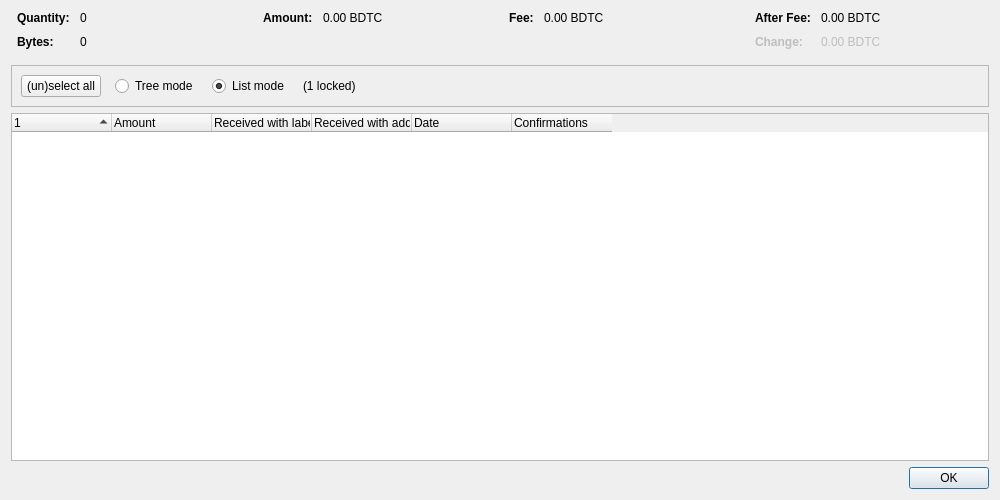
<?xml version="1.0" encoding="UTF-8"?>
<ui version="4.0">
 <class>CoinControlDialog</class>
 <widget class="QDialog" name="CoinControlDialog">
  <property name="geometry">
   <rect>
    <x>0</x>
    <y>0</y>
    <width>1000</width>
    <height>500</height>
   </rect>
  </property>
  <property name="windowTitle">
   <string>Coin Selection</string>
  </property>
  <layout class="QVBoxLayout" name="verticalLayout">
   <item>
    <layout class="QHBoxLayout" name="horizontalLayoutTop" stretch="0,0,0,0">
     <property name="topMargin">
      <number>0</number>
     </property>
     <property name="bottomMargin">
      <number>10</number>
     </property>
     <item>
      <layout class="QFormLayout" name="formLayoutCoinControl1">
       <property name="labelAlignment">
        <set>Qt::AlignLeft|Qt::AlignVCenter</set>
       </property>
       <property name="horizontalSpacing">
        <number>10</number>
       </property>
       <property name="verticalSpacing">
        <number>10</number>
       </property>
       <property name="leftMargin">
        <number>6</number>
       </property>
       <property name="rightMargin">
        <number>6</number>
       </property>
       <item row="0" column="0">
        <widget class="QLabel" name="labelCoinControlQuantityText">
         <property name="font">
          <font>
           <weight>75</weight>
           <bold>true</bold>
          </font>
         </property>
         <property name="text">
          <string>Quantity:</string>
         </property>
        </widget>
       </item>
       <item row="0" column="1">
        <widget class="QLabel" name="labelCoinControlQuantity">
         <property name="cursor">
          <cursorShape>IBeamCursor</cursorShape>
         </property>
         <property name="contextMenuPolicy">
          <enum>Qt::ActionsContextMenu</enum>
         </property>
         <property name="text">
          <string notr="true">0</string>
         </property>
         <property name="textInteractionFlags">
          <set>Qt::LinksAccessibleByMouse|Qt::TextSelectableByKeyboard|Qt::TextSelectableByMouse</set>
         </property>
        </widget>
       </item>
       <item row="1" column="0">
        <widget class="QLabel" name="labelCoinControlBytesText">
         <property name="font">
          <font>
           <weight>75</weight>
           <bold>true</bold>
          </font>
         </property>
         <property name="text">
          <string>Bytes:</string>
         </property>
        </widget>
       </item>
       <item row="1" column="1">
        <widget class="QLabel" name="labelCoinControlBytes">
         <property name="cursor">
          <cursorShape>IBeamCursor</cursorShape>
         </property>
         <property name="contextMenuPolicy">
          <enum>Qt::ActionsContextMenu</enum>
         </property>
         <property name="text">
          <string notr="true">0</string>
         </property>
         <property name="textInteractionFlags">
          <set>Qt::LinksAccessibleByMouse|Qt::TextSelectableByKeyboard|Qt::TextSelectableByMouse</set>
         </property>
        </widget>
       </item>
      </layout>
     </item>
     <item>
      <layout class="QFormLayout" name="formLayoutCoinControl2">
       <property name="horizontalSpacing">
        <number>10</number>
       </property>
       <property name="verticalSpacing">
        <number>10</number>
       </property>
       <property name="leftMargin">
        <number>6</number>
       </property>
       <property name="rightMargin">
        <number>6</number>
       </property>
       <item row="0" column="0">
        <widget class="QLabel" name="labelCoinControlAmountText">
         <property name="font">
          <font>
           <weight>75</weight>
           <bold>true</bold>
          </font>
         </property>
         <property name="text">
          <string>Amount:</string>
         </property>
        </widget>
       </item>
       <item row="0" column="1">
        <widget class="QLabel" name="labelCoinControlAmount">
         <property name="cursor">
          <cursorShape>IBeamCursor</cursorShape>
         </property>
         <property name="contextMenuPolicy">
          <enum>Qt::ActionsContextMenu</enum>
         </property>
         <property name="text">
          <string notr="true">0.00 BDTC</string>
         </property>
         <property name="textInteractionFlags">
          <set>Qt::LinksAccessibleByMouse|Qt::TextSelectableByKeyboard|Qt::TextSelectableByMouse</set>
         </property>
        </widget>
       </item>
      </layout>
     </item>
     <item>
      <layout class="QFormLayout" name="formLayoutCoinControl3">
       <property name="horizontalSpacing">
        <number>10</number>
       </property>
       <property name="verticalSpacing">
        <number>10</number>
       </property>
       <property name="leftMargin">
        <number>6</number>
       </property>
       <property name="rightMargin">
        <number>6</number>
       </property>
       <item row="0" column="0">
        <widget class="QLabel" name="labelCoinControlFeeText">
         <property name="font">
          <font>
           <weight>75</weight>
           <bold>true</bold>
          </font>
         </property>
         <property name="text">
          <string>Fee:</string>
         </property>
        </widget>
       </item>
       <item row="0" column="1">
        <widget class="QLabel" name="labelCoinControlFee">
         <property name="cursor">
          <cursorShape>IBeamCursor</cursorShape>
         </property>
         <property name="contextMenuPolicy">
          <enum>Qt::ActionsContextMenu</enum>
         </property>
         <property name="text">
          <string notr="true">0.00 BDTC</string>
         </property>
         <property name="textInteractionFlags">
          <set>Qt::LinksAccessibleByMouse|Qt::TextSelectableByKeyboard|Qt::TextSelectableByMouse</set>
         </property>
        </widget>
       </item>
      </layout>
     </item>
     <item>
      <layout class="QFormLayout" name="formLayoutCoinControl4">
       <property name="labelAlignment">
        <set>Qt::AlignLeft|Qt::AlignVCenter</set>
       </property>
       <property name="horizontalSpacing">
        <number>10</number>
       </property>
       <property name="verticalSpacing">
        <number>10</number>
       </property>
       <property name="leftMargin">
        <number>6</number>
       </property>
       <property name="rightMargin">
        <number>6</number>
       </property>
       <item row="0" column="0">
        <widget class="QLabel" name="labelCoinControlAfterFeeText">
         <property name="font">
          <font>
           <weight>75</weight>
           <bold>true</bold>
          </font>
         </property>
         <property name="text">
          <string>After Fee:</string>
         </property>
        </widget>
       </item>
       <item row="0" column="1">
        <widget class="QLabel" name="labelCoinControlAfterFee">
         <property name="cursor">
          <cursorShape>IBeamCursor</cursorShape>
         </property>
         <property name="contextMenuPolicy">
          <enum>Qt::ActionsContextMenu</enum>
         </property>
         <property name="text">
          <string notr="true">0.00 BDTC</string>
         </property>
         <property name="textInteractionFlags">
          <set>Qt::LinksAccessibleByMouse|Qt::TextSelectableByKeyboard|Qt::TextSelectableByMouse</set>
         </property>
        </widget>
       </item>
       <item row="1" column="0">
        <widget class="QLabel" name="labelCoinControlChangeText">
         <property name="enabled">
          <bool>false</bool>
         </property>
         <property name="font">
          <font>
           <weight>75</weight>
           <bold>true</bold>
          </font>
         </property>
         <property name="text">
          <string>Change:</string>
         </property>
        </widget>
       </item>
       <item row="1" column="1">
        <widget class="QLabel" name="labelCoinControlChange">
         <property name="enabled">
          <bool>false</bool>
         </property>
         <property name="cursor">
          <cursorShape>IBeamCursor</cursorShape>
         </property>
         <property name="contextMenuPolicy">
          <enum>Qt::ActionsContextMenu</enum>
         </property>
         <property name="text">
          <string notr="true">0.00 BDTC</string>
         </property>
         <property name="textInteractionFlags">
          <set>Qt::LinksAccessibleByMouse|Qt::TextSelectableByKeyboard|Qt::TextSelectableByMouse</set>
         </property>
        </widget>
       </item>
      </layout>
     </item>
    </layout>
   </item>
   <item>
    <widget class="QFrame" name="frame">
     <property name="minimumSize">
      <size>
       <width>0</width>
       <height>40</height>
      </size>
     </property>
     <property name="frameShape">
      <enum>QFrame::StyledPanel</enum>
     </property>
     <property name="frameShadow">
      <enum>QFrame::Sunken</enum>
     </property>
     <layout class="QHBoxLayout" name="horizontalLayout">
      <item>
       <layout class="QHBoxLayout" name="horizontalLayoutPanel" stretch="0,0,0,0,0">
        <property name="spacing">
         <number>14</number>
        </property>
        <item>
         <widget class="QPushButton" name="pushButtonSelectAll">
          <property name="sizePolicy">
           <sizepolicy hsizetype="Maximum" vsizetype="Fixed">
            <horstretch>0</horstretch>
            <verstretch>0</verstretch>
           </sizepolicy>
          </property>
          <property name="text">
           <string>(un)select all</string>
          </property>
          <property name="autoDefault">
           <bool>false</bool>
          </property>
         </widget>
        </item>
        <item>
         <widget class="QRadioButton" name="radioTreeMode">
          <property name="sizePolicy">
           <sizepolicy hsizetype="Maximum" vsizetype="Fixed">
            <horstretch>0</horstretch>
            <verstretch>0</verstretch>
           </sizepolicy>
          </property>
          <property name="text">
           <string>Tree mode</string>
          </property>
         </widget>
        </item>
        <item>
         <widget class="QRadioButton" name="radioListMode">
          <property name="sizePolicy">
           <sizepolicy hsizetype="Maximum" vsizetype="Fixed">
            <horstretch>0</horstretch>
            <verstretch>0</verstretch>
           </sizepolicy>
          </property>
          <property name="text">
           <string>List mode</string>
          </property>
          <property name="checked">
           <bool>true</bool>
          </property>
         </widget>
        </item>
        <item>
         <widget class="QLabel" name="labelLocked">
          <property name="text">
           <string notr="true">(1 locked)</string>
          </property>
         </widget>
        </item>
        <item>
         <spacer name="horizontalSpacer">
          <property name="orientation">
           <enum>Qt::Horizontal</enum>
          </property>
          <property name="sizeHint" stdset="0">
           <size>
            <width>40</width>
            <height>20</height>
           </size>
          </property>
         </spacer>
        </item>
       </layout>
      </item>
     </layout>
    </widget>
   </item>
   <item>
    <widget class="CoinControlTreeWidget" name="treeWidget">
     <property name="contextMenuPolicy">
      <enum>Qt::CustomContextMenu</enum>
     </property>
     <property name="sortingEnabled">
      <bool>false</bool>
     </property>
     <property name="columnCount">
      <number>6</number>
     </property>
     <attribute name="headerShowSortIndicator" stdset="0">
      <bool>true</bool>
     </attribute>
     <attribute name="headerStretchLastSection">
      <bool>false</bool>
     </attribute>
     <column>
      <property name="text">
       <string/>
      </property>
     </column>
     <column>
      <property name="text">
       <string>Amount</string>
      </property>
     </column>
     <column>
      <property name="text">
       <string>Received with label</string>
      </property>
     </column>
     <column>
      <property name="text">
       <string>Received with address</string>
      </property>
     </column>
     <column>
      <property name="text">
       <string>Date</string>
      </property>
     </column>
     <column>
      <property name="text">
       <string>Confirmations</string>
      </property>
      <property name="toolTip">
       <string>Confirmed</string>
      </property>
     </column>
     <column>
      <property name="text">
       <string/>
      </property>
     </column>
     <column>
      <property name="text">
       <string/>
      </property>
     </column>
     <column>
      <property name="text">
       <string/>
      </property>
     </column>
     <column>
      <property name="text">
       <string/>
      </property>
     </column>
    </widget>
   </item>
   <item>
    <widget class="QDialogButtonBox" name="buttonBox">
     <property name="orientation">
      <enum>Qt::Horizontal</enum>
     </property>
     <property name="standardButtons">
      <set>QDialogButtonBox::Ok</set>
     </property>
    </widget>
   </item>
  </layout>
 </widget>
 <customwidgets>
  <customwidget>
   <class>CoinControlTreeWidget</class>
   <extends>QTreeWidget</extends>
   <header>qt/coincontroltreewidget.h</header>
  </customwidget>
 </customwidgets>
 <resources/>
 <connections/>
</ui>
